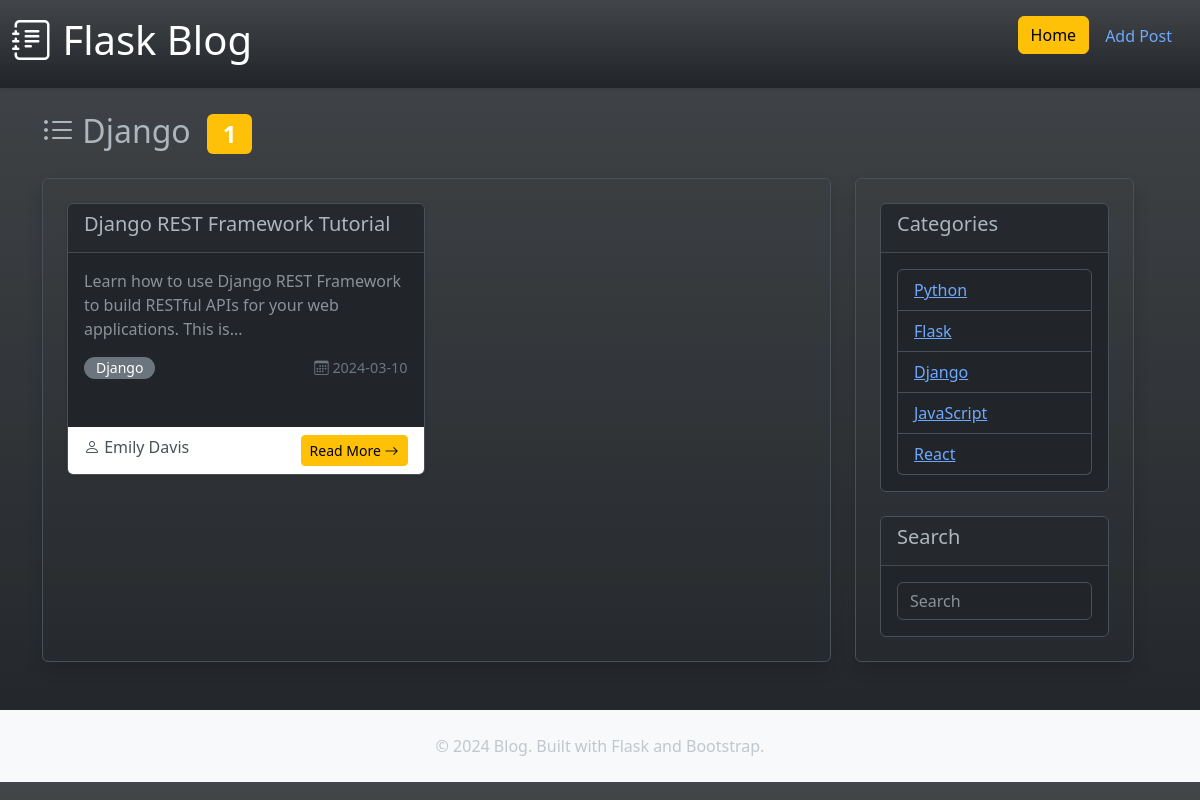
The page /blog/category/Django on the database its author committed.
### tables this page shows
CREATE TABLE blogs (
            id INTEGER PRIMARY KEY AUTOINCREMENT,
            title TEXT NOT NULL,
            author TEXT NOT NULL,
            date TEXT NOT NULL,
            excerpt TEXT NOT NULL,
            category TEXT NOT NULL
        );

### lesson6.py (the view)
@app.route('/blog/category/<string:category>')
def blog_category(category):
    blogs = get_blogs_by_category(category)
    if not blogs:
        return render_template('404.html'), 404
    return render_template('blogs.html', blogs=blogs, category=category)

### data/db.py (called while the page is built)
def get_db_path():
    current_dir = os.path.dirname(os.path.abspath(__file__))
    return os.path.join(current_dir, 'blog.db')

def get_blogs_by_category(category):
    db_path = get_db_path()
    if not os.path.exists(db_path):
        return []
    conn = sqlite3.connect(db_path)
    conn.row_factory = sqlite3.Row
    cursor = conn.cursor()
    cursor.execute('SELECT * FROM blogs WHERE category = ? ORDER BY id', (category,))
    rows = cursor.fetchall()
    blogs = []
    for row in rows:
        blogs.append({
            'id': row['id'],
            'title': row['title'],
            'author': row['author'],
            'date': row['date'],
            'excerpt': row['excerpt'],
            'category': row['category']
        })
    conn.close()
    return blogs

### templates/blogs.html
{% extends "layout.html" %}
{% block content %}
<div class="row">
    {% for blog in blogs %}
    <div class="col-md-6 col-lg-6 mb-4">
        <div class="card blog-card h-100 border">
            <div class="card-header">
                <h5 class="card-title">{{ blog.title }}</h5>
            </div>
            <div class="card-body">
                 <p class="card-text text-muted">{{ blog.excerpt|truncate(100) }}</p>
                <div class="d-flex justify-content-between align-items-start" style="height: 100%;">
                    <span class="badge bg-secondary blog-category">{{ blog.category }}</span>
                    <span class="blog-date">
                        <i class="bi bi-calendar3"></i> {{ blog.date }}
                    </span>
                </div>
            </div>
            <div class="card-footer bg-white border-top-0 d-flex justify-content-between">
                <p class="blog-author mb-0">
                    <i class="bi bi-person"></i> {{ blog.author }}
                </p>
                <a href="{{ url_for('blog', id=blog.id) }}" class="btn btn-warning btn-sm justify-content-end">
                    Read More <i class="bi bi-arrow-right"></i>
                </a>
            </div>
        </div>
    </div>
    {% endfor %}
</div>
{% endblock %}

### templates/layout.html (shortened to what this page needs)
<!DOCTYPE html>
<html lang="en" data-bs-theme="dark">
<head>
    <link href="https://cdn.jsdelivr.net/npm/bootstrap@5.3.0/dist/css/bootstrap.min.css" rel="stylesheet">
    <link rel="stylesheet" href="https://cdn.jsdelivr.net/npm/bootstrap-icons@1.10.0/font/bootstrap-icons.css">
</head>
<body class="bg-dark bg-gradient">
    <div class="container-fluid shadow-sm bg-dark bg-gradient">
        <header class="d-flex flex-wrap justify-content-center py-3 mb-4"> <a href="/"
                class="d-flex align-items-center mb-3 mb-md-0 me-md-auto link-body-emphasis text-decoration-none">
                <h1>
                    <i class="bi bi-journal-text"></i> Flask Blog
                </h1>
                <ul class="nav nav-pills">
                    <li class="nav-item"><a href="{{ url_for('blogs') }}" class="btn btn-warning" aria-current="page">Home</a></li>
                    <li class="nav-item"><a href="{{ url_for('add_post') }}" class="nav-link">Add Post</a></li>
                </ul>
        </header>
    </div>
    <div class="container">
        <div class="row">
            <div class="col-12">
                <h2 class="mb-4">
                    <i class="bi bi-list-ul"></i> {% if category is defined %} {{ category }} {% else %} All Posts {% endif %}
                    {% if blogs is defined %}
                    <span class="badge bg-warning ms-2">{{ blogs|length }}</span>
                    {% endif %}
                </h2>
            </div>
        </div>
    </div>
    <div class="d-flex container">
        <main class="p-4 shadow rounded border flex-grow-1">
            {% block content %}
            {% endblock %}
        </main>
        <div class="mx-4 w-25 flex-shrink-0">
            <div class="p-4 shadow rounded border">
                <div class="card border">
                    <div class="card-header">
                        <h5 class="card-title">Categories</h5>
                    </div>
                    <div class="card-body">
                        <ul class="list-group">
                            <li class="list-group-item">
                                <a href="{{ url_for('blog_category', category='Python') }}">Python</a>
                            </li>
                            <li class="list-group-item">
                                <a href="{{ url_for('blog_category', category='Flask') }}">Flask</a>
                            </li>
                            <li class="list-group-item">
                                <a href="{{ url_for('blog_category', category='Django') }}">Django</a>
                            </li>
                            <li class="list-group-item">
                                <a href="{{ url_for('blog_category', category='JavaScript') }}">JavaScript</a>
                            </li>
                            <li class="list-group-item">
                                <a href="{{ url_for('blog_category', category='React') }}">React</a>
                            </li>
                        </ul>
                    </div>
                </div>
                <div class="card border mt-4">
                    <div class="card-header">
                        <h5 class="card-title">Search</h5>
                    </div>
                    <div class="card-body">
                        <input type="text" class="form-control" placeholder="Search">
                    </div>
                </div>
            </div>
        </div>
    </div>
    <footer class="mt-5 py-4 bg-light">
        <div class="container text-center">
            <p class="text-muted mb-0">
                &copy; 2024 Blog. Built with Flask and Bootstrap.
            </p>
        </div>
    </footer>
</body>
</html>

### templates/layout.html (style rules this page uses)
.blog-card { transition: transform 0.2s, box-shadow 0.2s; margin-bottom: 2rem; border: none; box-shadow: 0 2px 4px rgba(0, 0, 0, 0.1); }
.blog-category { display: inline-block; padding: 0.25rem 0.75rem; border-radius: 20px; font-size: 0.875rem; font-weight: 500; }
.blog-date { color: #6c757d; font-size: 0.9rem; }
.blog-author { color: #495057; font-weight: 500; }

### rows shown on the page
blogs: category "Django", title "Django REST Framework Tutorial", excerpt "Learn how to use Django REST Framework to build RESTful APIs for your web applications. This is...", date "2024-03-10", author "Emily Davis"

### other values the page prints
{{ blogs|length }} "1"
